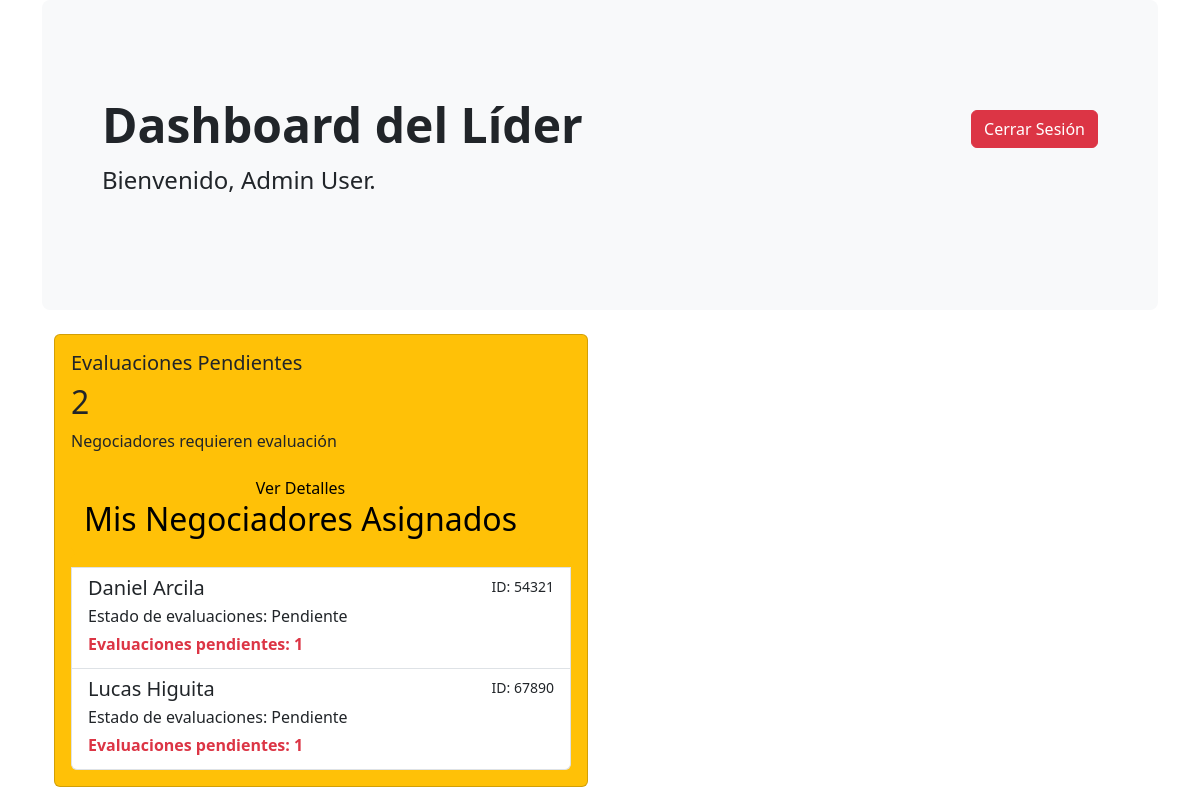
Page /lider/ (signed in) on the earlier database version.
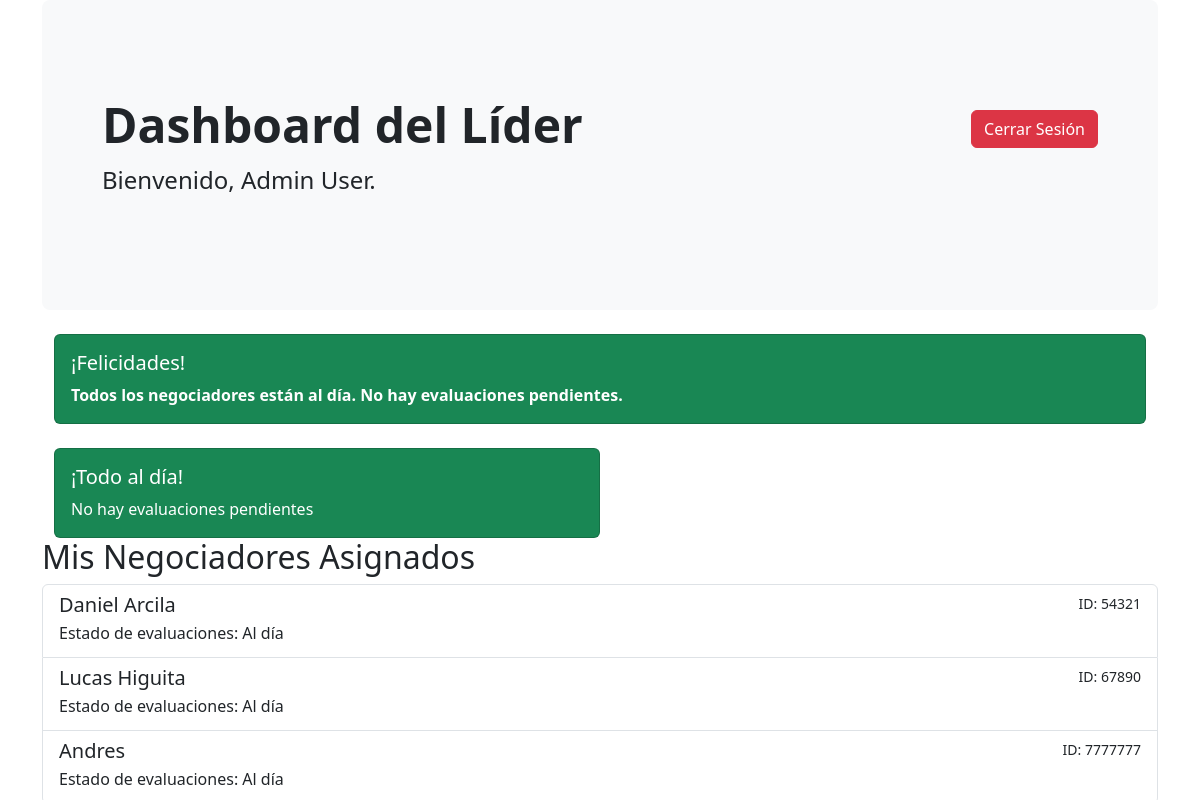
Same page on the later database version.
### accounts/models.py (models this page shows, shortened)
class Negotiator(models.Model):
    leader = models.ForeignKey(
        User,
        on_delete=models.CASCADE,
        related_name='negotiators',
        limit_choices_to={'role': 'lider'}
    )
    name = models.CharField(max_length=255)
    cedula = models.CharField(max_length=12, unique=True)
    @property
    def get_evaluation_status(self):
        last_evaluation = self.evaluations.order_by('-date').first()
        if not last_evaluation:
            return "Pendiente"
        six_months_ago = timezone.now() - timedelta(days=180)
        if last_evaluation.date < six_months_ago:
            return "Pendiente"
        return "Al día"

class Evaluation(models.Model):
    negotiator = models.ForeignKey(Negotiator, on_delete=models.CASCADE, related_name='evaluations')
    evaluator = models.ForeignKey(User, on_delete=models.CASCADE, related_name='evaluations_made')
    date = models.DateTimeField(auto_now_add=True)
    overall_score = models.FloatField(default=0.0)
    feedback = models.TextField(blank=True)

### accounts/views.py (the view)
# urls.py: path('lider/', views.lider_dashboard_view, name='lider_dashboard'),
@login_required
def lider_dashboard_view(request):
    negotiators = Negotiator.objects.filter(leader=request.user)
    pending_negotiators = request.user.get_negotiators_with_pending_evaluations()
    context = {
        'negotiators': negotiators,
        'pending_negotiators': pending_negotiators,
        'total_pending': len(pending_negotiators)
    }
    return render(request, 'accounts/lider_dashboard.html', context)

### templates/accounts/lider_dashboard.html (shortened to what this page needs)
{% extends 'base.html' %}
{% block content %}
<div class="p-5 mb-4 bg-light rounded-3">
    <div class="container-fluid py-5">
        <div class="d-flex justify-content-between align-items-center">
            <h1 class="display-5 fw-bold">Dashboard del Líder</h1>
            <a href="/accounts/logout" class="btn btn-danger">Cerrar Sesión</a>
        </div>
        <p class="fs-4">Bienvenido, {{ user.first_name }} {{ user.last_name }}.</p>
    </div>
</div>
<div class="container">
    {% if total_pending > 0 %}
        <div class="row mb-4">
            <div class="col-md-6">
                <div class="card bg-warning text-dark">
                    <div class="card-body">
                        <h5 class="card-title">
                            Evaluaciones Pendientes
                        </h5>
                        <h2 class="card-text">{{ total_pending }}</h2>
                        <p class="card-text">Negociadores requieren evaluación</p>
                        <a href="{% url 'pending_evaluations' %}" class="btn btn-warning">
                            Ver Detalles
            {% else %}
                <div class="card bg-success text-white mb-4">
                    <div class="card-body">
                        <h5 class="card-title">¡Felicidades!</h5>
                        <p class="card-text fw-bold">Todos los negociadores están al día. No hay evaluaciones pendientes.</p>
                    </div>
                </div>
            <div class="col-md-6">
                <div class="card bg-success text-white">
                    <div class="card-body">
                        <h5 class="card-title">
                            ¡Todo al día!
                        </h5>
                        <p class="card-text">No hay evaluaciones pendientes</p>
                    </div>
                </div>
            </div>
        </div>
    {% endif %}
    <h2>Mis Negociadores Asignados</h2>
    {% if negotiators %}
        <div class="list-group">
            {% for negotiator in negotiators %}
                <a href="{% url 'negotiator_detail' cedula=negotiator.cedula %}" class="list-group-item list-group-item-action">
                    <div class="d-flex w-100 justify-content-between">
                        <h5 class="mb-1">{{ negotiator.name }}</h5>
                        <small>ID: {{ negotiator.cedula }}</small>
                    </div>
                    <p class="mb-1">Estado de evaluaciones: {{ negotiator.get_evaluation_status }}</p>
                    {% for item in pending_negotiators %}
                        {% if item.negotiator.id == negotiator.id %}
                            <p class="mb-1 text-danger fw-bold">Evaluaciones pendientes: {{ item.pending_count }}</p>
                        {% endif %}
                    {% endfor %}
                </a>
            {% endfor %}
        </div>
    {% else %}
        <div class="alert alert-info" role="alert">
            Actualmente no tienes negociadores asignados.
        </div>
    {% endif %}
</div>
{% endblock %}

Differences in the rows shown:
no longer on one of the page's lists (row unchanged): Negotiator: pending_count "1"
computed for Negotiator "Daniel Arcila": get_evaluation_status "Pendiente" → "Al día"
computed for Negotiator "Lucas Higuita": get_evaluation_status "Pendiente" → "Al día"
added Negotiator: name "Andres", cedula "7777777", get_evaluation_status "Al día", shown under "Mis Negociadores Asignados"
Other differences:
{{ total_pending }}: "2" → (not shown)
text no longer shown: "Evaluaciones Pendientes Negociadores requieren evaluación Ver Detalles"
text now shown: "¡Felicidades! Todos los negociadores están al día. No hay evaluaciones pendientes. ¡Todo al día! No hay evaluaciones pendientes"
